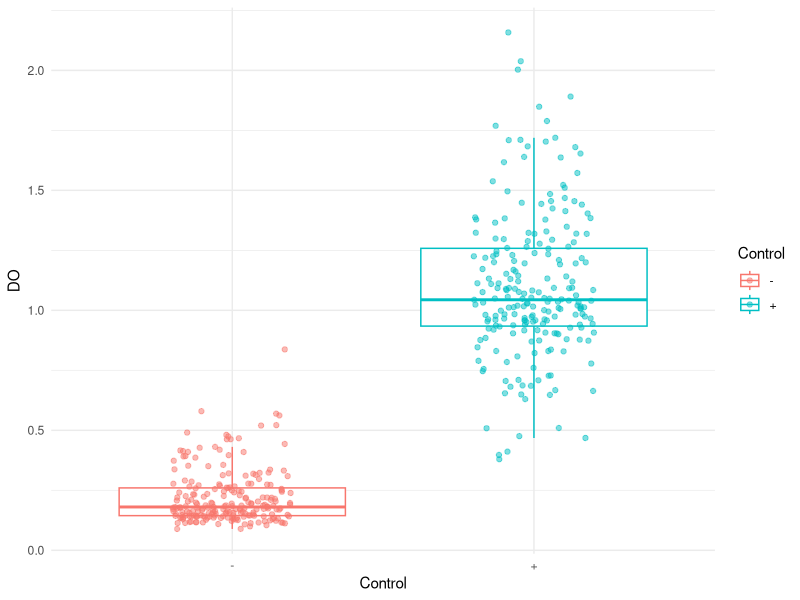

Recreate this plot in R.
library(tidyverse)
library(lubridate)
library(skimr)
datos <- read_csv('datos_tpR.csv')

datos <- datos %>% #pasar fechas a tipo de dato Date
  mutate(Fecha = dmy(Fecha))

str(datos)
summary(datos)
glimpse(datos)
skim(datos)
#no hay NAs ni datos extraños
#las fechas están en formato Date

datos %>% #control vs DO
  ggplot(aes(x = Control, 
             y = DO,
             color = Control)) +
  geom_boxplot(outlier.shape = NA) + #no muestro los outliers por que con la linea que sigue pongo todos los puntos
  geom_jitter(width = 0.2,
              alpha = 0.5) +
  theme_minimal()
